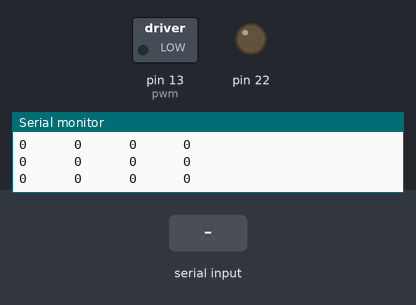
Simulated run of this sketch. Board: Arduino Uno, built with avr-gcc and run on an emulated ATmega328P. Shown: switched loads named in the sketch (green lamp = pin HIGH), output pins drawn as LEDs (lit = HIGH), the last lines printed to the serial monitor. The inputs (shaded band) are chosen by the test bench.

Above: at 6.2 s.
6.3 s: "30,150\n" received over Serial
At 7.0 s:
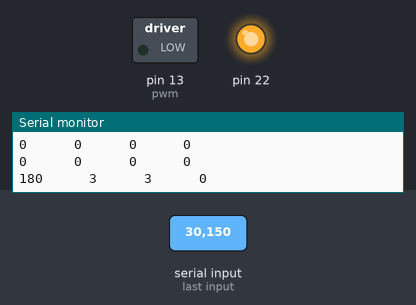
9.3 s: "1,90\n" received over Serial
12.3 s: "0\n" received over Serial
At 15.6 s:
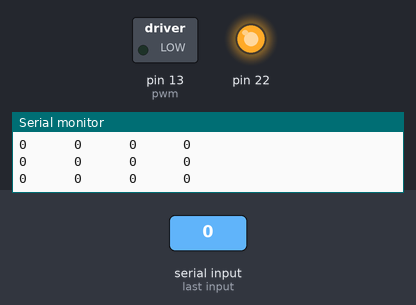
Timing chart, 0 to 17.1 s (numbered marks = the images above; inputs shaded):
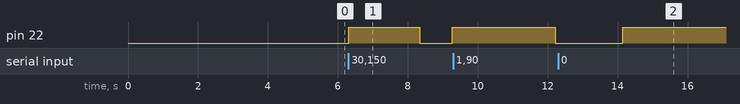

The sketch:

relay_h_bridge.ino
```cpp
#include <util/delay.h>
#include <avr/io.h>
#define dir PB6
#define pwm PB5

unsigned int a = 0, c = 0, d0 = 0, d1 = 0;
int d = 0;

reset (){

}
void setup() {
  DDRB = (1 << dir) | (1 << pwm);
  TCCR1A = (1 << WGM11) | (1 << COM1A1); //NON-INVERTING MODE 8 PRESCALER
  TCCR1B = (1 << WGM13) | (1 << WGM12) | (1 << CS11); //MOTOR3
  ICR1 = 2000;
  OCR1A = 1000;
  Serial.begin (9600);
  delay(5000);
  d0 = 0;
}

void loop () {
  if (Serial.available()) {
    a = Serial.parseInt() + Serial.parseInt();
  }
  d1 = a;
  d = d1 - d0;
  c = d * 740;
  if ( d > 0){
    PORTB |= (1 << dir);
    while (c > 0){
      OCR1A = 1000;
      c --;
      if (c % 740 == 0){
        d0 ++;
      }
    }
  }
  else if (d < 0){
    PORTB &= ~(1 << dir);
    while (c > 0){
      OCR1A = 1000;
      c --;
      if (c % 740 == 0){
        d0 --;
      }
    }
  }
  else if ( d == 0){
    OCR1A = 0;
  }

  Serial.print(d1);
  Serial.print("      ");
  Serial.print(d0);
  Serial.print("      ");
   Serial.print(d0);
  Serial.print("      ");
  Serial.println(c);
  // if (a == 0) {
  //    PORTB = 0x80;
  //    _delay_us(5000);
  //    PORTB = 0xC0;
  //    _delay_us(5000);
  //  }
  //  else if (a == 1){
  //    PORTB = 0x40;
  //    _delay_us(5000);
  //    PORTB = 0xC0;
  //    _delay_us(5000);
  //  }
  //  else {
  //    PORTB = 0xC0;
  //  }
//  if (a == 0) {
//    PORTB &= ~(1 << dir);
//    OCR1A = 1000;
//  }
//  else if (a == 1) {
//    PORTB |= (1 << dir);
//    OCR1A = 1000;
//  }
//  else {
//    OCR1A = 0;
//  }
//  c = (int)(t / 0.005);
//  while (c > 0) {
//      OCR1A = 1000;
//      c--;
//    }
}
```

Measured:
- after the input at 6.3 s, pin 22: LOW → HIGH at once, → LOW 2.0 s later, → HIGH 0.93 s later
- after the input at 9.3 s, pin 22: HIGH → LOW after 2.9 s
- after the input at 12.3 s, pin 22: LOW → HIGH after 1.8 s instead of 0.85 s
